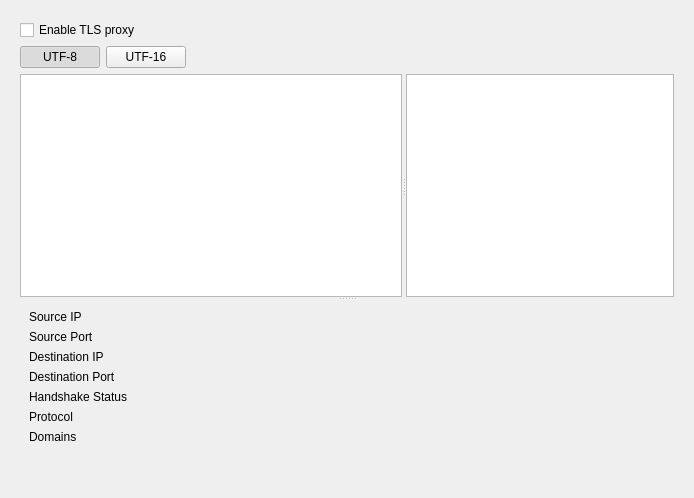
<?xml version="1.0" encoding="UTF-8"?>
<ui version="4.0">
 <class>TlsPage</class>
 <widget class="QWidget" name="TlsPage">
  <property name="geometry">
   <rect>
    <x>0</x>
    <y>0</y>
    <width>694</width>
    <height>498</height>
   </rect>
  </property>
  <property name="windowTitle">
   <string>Form</string>
  </property>
  <layout class="QHBoxLayout" name="horizontalLayout">
   <item>
    <widget class="QWidget" name="verticalWidget" native="true">
     <layout class="QVBoxLayout" name="verticalLayout_2">
      <item>
       <widget class="QCheckBox" name="enableTlsProxyCheckbox">
        <property name="text">
         <string>Enable TLS proxy</string>
        </property>
       </widget>
      </item>
      <item>
       <layout class="QHBoxLayout" name="horizontalLayout_4">
        <item>
         <widget class="QPushButton" name="utf8Button">
          <property name="sizePolicy">
           <sizepolicy hsizetype="Minimum" vsizetype="Fixed">
            <horstretch>0</horstretch>
            <verstretch>0</verstretch>
           </sizepolicy>
          </property>
          <property name="text">
           <string>UTF-8</string>
          </property>
          <property name="checkable">
           <bool>true</bool>
          </property>
          <property name="checked">
           <bool>true</bool>
          </property>
          <property name="autoDefault">
           <bool>false</bool>
          </property>
          <property name="flat">
           <bool>false</bool>
          </property>
         </widget>
        </item>
        <item>
         <widget class="QPushButton" name="utf16Button">
          <property name="text">
           <string>UTF-16</string>
          </property>
          <property name="checkable">
           <bool>true</bool>
          </property>
          <property name="checked">
           <bool>false</bool>
          </property>
         </widget>
        </item>
        <item>
         <spacer name="horizontalSpacer_3">
          <property name="orientation">
           <enum>Qt::Orientation::Horizontal</enum>
          </property>
          <property name="sizeHint" stdset="0">
           <size>
            <width>40</width>
            <height>20</height>
           </size>
          </property>
         </spacer>
        </item>
       </layout>
      </item>
      <item>
       <widget class="QSplitter" name="splitter_2">
        <property name="sizePolicy">
         <sizepolicy hsizetype="Expanding" vsizetype="Expanding">
          <horstretch>1</horstretch>
          <verstretch>1</verstretch>
         </sizepolicy>
        </property>
        <property name="maximumSize">
         <size>
          <width>16777215</width>
          <height>16777215</height>
         </size>
        </property>
        <property name="frameShape">
         <enum>QFrame::Shape::NoFrame</enum>
        </property>
        <property name="orientation">
         <enum>Qt::Orientation::Vertical</enum>
        </property>
        <widget class="QSplitter" name="splitter_3">
         <property name="sizePolicy">
          <sizepolicy hsizetype="Expanding" vsizetype="Expanding">
           <horstretch>0</horstretch>
           <verstretch>0</verstretch>
          </sizepolicy>
         </property>
         <property name="orientation">
          <enum>Qt::Orientation::Horizontal</enum>
         </property>
         <widget class="QTreeView" name="connectionsList">
          <property name="sizePolicy">
           <sizepolicy hsizetype="Expanding" vsizetype="Expanding">
            <horstretch>10</horstretch>
            <verstretch>0</verstretch>
           </sizepolicy>
          </property>
          <property name="editTriggers">
           <set>QAbstractItemView::EditTrigger::NoEditTriggers</set>
          </property>
          <property name="alternatingRowColors">
           <bool>true</bool>
          </property>
          <property name="selectionBehavior">
           <enum>QAbstractItemView::SelectionBehavior::SelectRows</enum>
          </property>
          <property name="sortingEnabled">
           <bool>true</bool>
          </property>
         </widget>
         <widget class="QTextEdit" name="connectionStream">
          <property name="sizePolicy">
           <sizepolicy hsizetype="Expanding" vsizetype="Expanding">
            <horstretch>7</horstretch>
            <verstretch>0</verstretch>
           </sizepolicy>
          </property>
          <property name="font">
           <font>
            <family>Lucida Console</family>
           </font>
          </property>
          <property name="undoRedoEnabled">
           <bool>false</bool>
          </property>
          <property name="readOnly">
           <bool>true</bool>
          </property>
          <property name="acceptRichText">
           <bool>false</bool>
          </property>
         </widget>
        </widget>
        <widget class="QFrame" name="formFrame">
         <property name="sizePolicy">
          <sizepolicy hsizetype="Expanding" vsizetype="Expanding">
           <horstretch>0</horstretch>
           <verstretch>0</verstretch>
          </sizepolicy>
         </property>
         <layout class="QVBoxLayout" name="verticalLayout">
          <item>
           <widget class="QSplitter" name="splitter">
            <property name="orientation">
             <enum>Qt::Orientation::Horizontal</enum>
            </property>
            <widget class="QWidget" name="formWidget" native="true">
             <layout class="QFormLayout" name="formLayout_3">
              <item row="0" column="0">
               <widget class="QLabel" name="label_6">
                <property name="text">
                 <string>Source IP</string>
                </property>
               </widget>
              </item>
              <item row="0" column="1">
               <widget class="QLabel" name="sourceIpText">
                <property name="text">
                 <string/>
                </property>
                <property name="textInteractionFlags">
                 <set>Qt::TextInteractionFlag::LinksAccessibleByMouse|Qt::TextInteractionFlag::TextSelectableByKeyboard|Qt::TextInteractionFlag::TextSelectableByMouse</set>
                </property>
               </widget>
              </item>
              <item row="1" column="0">
               <widget class="QLabel" name="label_8">
                <property name="text">
                 <string>Source Port</string>
                </property>
               </widget>
              </item>
              <item row="1" column="1">
               <widget class="QLabel" name="sourcePortText">
                <property name="text">
                 <string/>
                </property>
                <property name="textInteractionFlags">
                 <set>Qt::TextInteractionFlag::LinksAccessibleByMouse|Qt::TextInteractionFlag::TextSelectableByKeyboard|Qt::TextInteractionFlag::TextSelectableByMouse</set>
                </property>
               </widget>
              </item>
              <item row="2" column="0">
               <widget class="QLabel" name="label_9">
                <property name="text">
                 <string>Destination IP</string>
                </property>
               </widget>
              </item>
              <item row="2" column="1">
               <widget class="QLabel" name="destinationIpText">
                <property name="text">
                 <string/>
                </property>
                <property name="textInteractionFlags">
                 <set>Qt::TextInteractionFlag::LinksAccessibleByMouse|Qt::TextInteractionFlag::TextSelectableByKeyboard|Qt::TextInteractionFlag::TextSelectableByMouse</set>
                </property>
               </widget>
              </item>
              <item row="3" column="0">
               <widget class="QLabel" name="label_10">
                <property name="text">
                 <string>Destination Port</string>
                </property>
               </widget>
              </item>
              <item row="3" column="1">
               <widget class="QLabel" name="destinationPortText">
                <property name="text">
                 <string/>
                </property>
                <property name="textInteractionFlags">
                 <set>Qt::TextInteractionFlag::LinksAccessibleByMouse|Qt::TextInteractionFlag::TextSelectableByKeyboard|Qt::TextInteractionFlag::TextSelectableByMouse</set>
                </property>
               </widget>
              </item>
              <item row="4" column="0">
               <widget class="QLabel" name="label_11">
                <property name="text">
                 <string>Handshake Status</string>
                </property>
               </widget>
              </item>
              <item row="4" column="1">
               <widget class="QLabel" name="handshakeStatusText">
                <property name="text">
                 <string/>
                </property>
                <property name="textInteractionFlags">
                 <set>Qt::TextInteractionFlag::LinksAccessibleByMouse|Qt::TextInteractionFlag::TextSelectableByKeyboard|Qt::TextInteractionFlag::TextSelectableByMouse</set>
                </property>
               </widget>
              </item>
              <item row="5" column="0">
               <widget class="QLabel" name="label_12">
                <property name="text">
                 <string>Protocol</string>
                </property>
               </widget>
              </item>
              <item row="5" column="1">
               <widget class="QLabel" name="protocolText">
                <property name="text">
                 <string/>
                </property>
                <property name="textInteractionFlags">
                 <set>Qt::TextInteractionFlag::LinksAccessibleByMouse|Qt::TextInteractionFlag::TextSelectableByKeyboard|Qt::TextInteractionFlag::TextSelectableByMouse</set>
                </property>
               </widget>
              </item>
              <item row="6" column="0">
               <widget class="QLabel" name="label">
                <property name="text">
                 <string>Domains</string>
                </property>
               </widget>
              </item>
              <item row="6" column="1">
               <widget class="QLabel" name="domainsText">
                <property name="text">
                 <string/>
                </property>
               </widget>
              </item>
             </layout>
            </widget>
           </widget>
          </item>
         </layout>
        </widget>
       </widget>
      </item>
     </layout>
    </widget>
   </item>
  </layout>
 </widget>
 <resources/>
 <connections/>
</ui>
